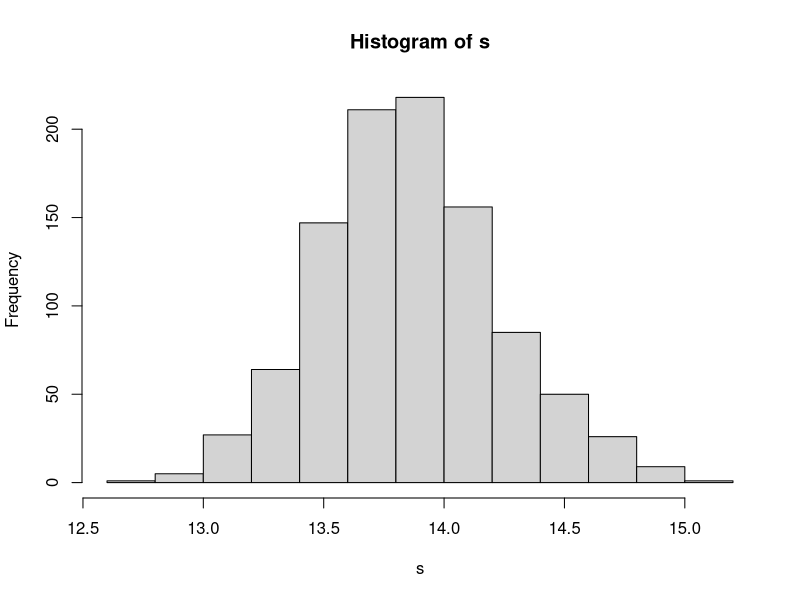

R code for this plot:
######################################################################
# Section 3.2 Normal Distribution with Known Mean but Unknown Variance
######################################################################
 
 library(LearnBayes)

 data(footballscores)
 attach(footballscores)
 d = favorite - underdog - spread
 n = length(d)
 v = sum(d^2)

 P = rchisq(1000, n)/v
 s = sqrt(1/P)
 hist(s)

 quantile(s, probs = c(0.025, 0.5, 0.975))
